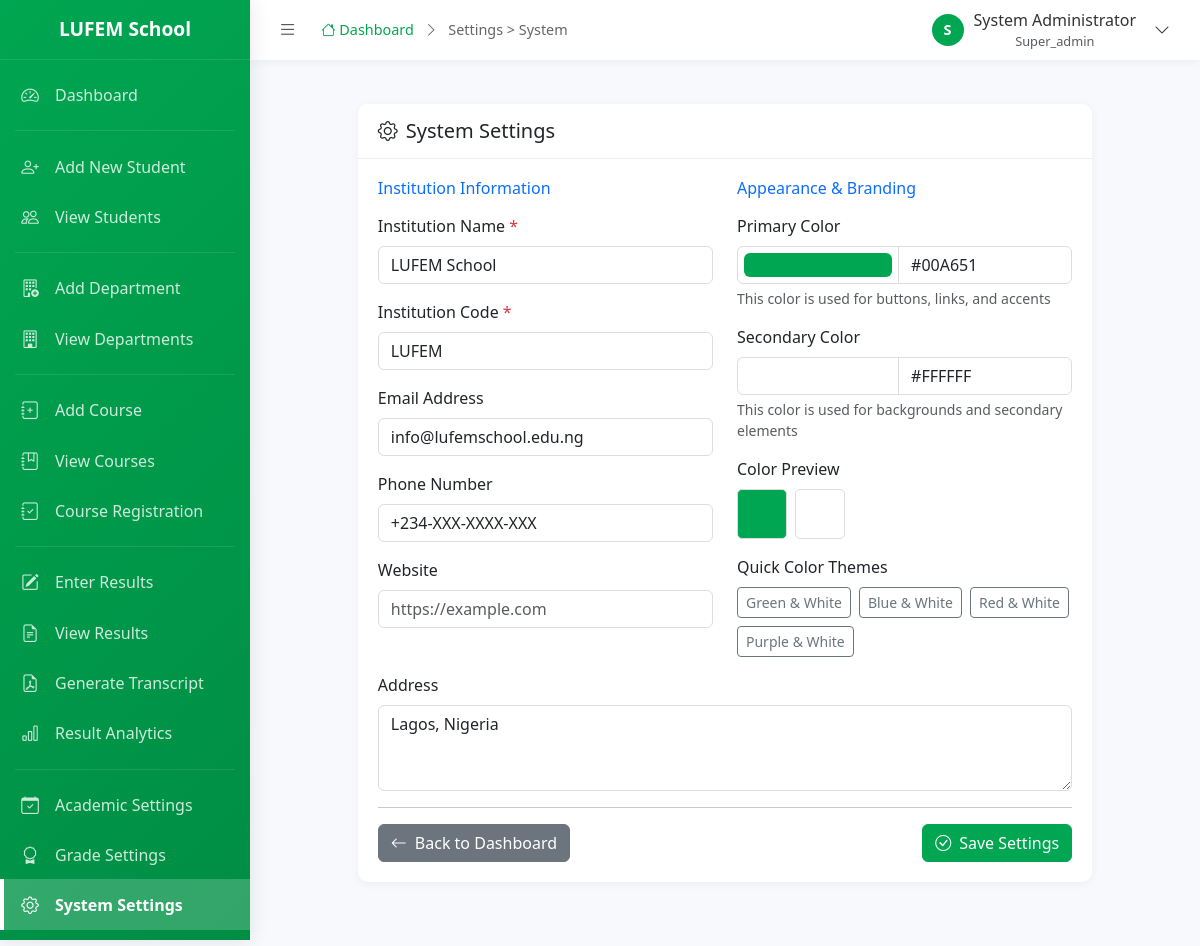
The page /admin/settings/system.php (signed in) on the database its author committed.
### tables this page shows
CREATE TABLE `institutions` (
  `institution_id` int(11) NOT NULL AUTO_INCREMENT,
  `institution_name` varchar(255) NOT NULL,
  `institution_code` varchar(20) NOT NULL,
  `address` text,
  `phone` varchar(20),
  `email` varchar(100),
  `website` varchar(100),
  `logo_path` varchar(255),
  `primary_color` varchar(7) DEFAULT '#00A651',
  `secondary_color` varchar(7) DEFAULT '#FFFFFF',
  `is_active` tinyint(1) DEFAULT 1,
  `created_at` timestamp NOT NULL DEFAULT CURRENT_TIMESTAMP,
  `updated_at` timestamp NOT NULL DEFAULT CURRENT_TIMESTAMP ON UPDATE CURRENT_TIMESTAMP,
  PRIMARY KEY (`institution_id`),
  UNIQUE KEY `institution_code` (`institution_code`)
);

CREATE TABLE `users` (
  `user_id` int(11) NOT NULL AUTO_INCREMENT,
  `institution_id` int(11) NOT NULL,
  `username` varchar(50) NOT NULL,
  `password` varchar(255) NOT NULL,
  `email` varchar(100),
  `full_name` varchar(255) NOT NULL,
  `role` enum('super_admin','admin','student') NOT NULL DEFAULT 'student',
  `is_active` tinyint(1) DEFAULT 1,
  `last_login` timestamp NULL DEFAULT NULL,
  `created_at` timestamp NOT NULL DEFAULT CURRENT_TIMESTAMP,
  `updated_at` timestamp NOT NULL DEFAULT CURRENT_TIMESTAMP ON UPDATE CURRENT_TIMESTAMP,
  PRIMARY KEY (`user_id`),
  UNIQUE KEY `username` (`username`),
  KEY `institution_id` (`institution_id`),
  FOREIGN KEY (`institution_id`) REFERENCES `institutions` (`institution_id`) ON DELETE CASCADE
);

### admin/settings/system.php (the view, shortened to what the rows shown need)
<?php
include_once '../includes/header.php';
?>
<div class="container-fluid py-4">
    <div class="row justify-content-center">
        <div class="col-lg-10">
            <div class="card">
                <div class="card-body">
                    <form method="POST" action="">
                        <div class="row">
                            <div class="col-md-6">
                                <div class="mb-3">
                                    <label for="institution_name" class="form-label">
                                        Institution Name <span class="text-danger">*</span>
                                    </label>
                                    <input type="text" class="form-control" id="institution_name"
                                           name="institution_name" required
                                           value="<?php echo isset($_POST['institution_name']) ? htmlspecialchars($_POST['institution_name']) : htmlspecialchars($institution['institution_name']); ?>">
                                </div>
                                <div class="mb-3">
                                    <label for="institution_code" class="form-label">
                                        Institution Code <span class="text-danger">*</span>
                                    </label>
                                    <input type="text" class="form-control" id="institution_code"
                                           name="institution_code" required maxlength="20"
                                           value="<?php echo isset($_POST['institution_code']) ? htmlspecialchars($_POST['institution_code']) : htmlspecialchars($institution['institution_code']); ?>"
                                           style="text-transform: uppercase;">
                                </div>
                                <div class="mb-3">
                                    <label for="email" class="form-label">Email Address</label>
                                    <input type="email" class="form-control" id="email"
                                           name="email"
                                           value="<?php echo isset($_POST['email']) ? htmlspecialchars($_POST['email']) : htmlspecialchars($institution['email']); ?>">
                                </div>
                                <div class="mb-3">
                                    <label for="phone" class="form-label">Phone Number</label>
                                    <input type="tel" class="form-control" id="phone"
                                           name="phone"
                                           value="<?php echo isset($_POST['phone']) ? htmlspecialchars($_POST['phone']) : htmlspecialchars($institution['phone']); ?>">
                                </div>
                            </div>
                            <div class="col-md-6">
                                <div class="mb-3">
                                    <div class="input-group">
                                        <input type="color" class="form-control form-control-color" id="primary_color"
                                               name="primary_color"
                                               value="<?php echo isset($_POST['primary_color']) ? htmlspecialchars($_POST['primary_color']) : htmlspecialchars($institution['primary_color']); ?>">
                                        <input type="text" class="form-control" id="primary_color_text"
                                               value="<?php echo isset($_POST['primary_color']) ? htmlspecialchars($_POST['primary_color']) : htmlspecialchars($institution['primary_color']); ?>"
                                               readonly>
                                    </div>
                                </div>
                                <div class="mb-3">
                                    <div class="input-group">
                                        <input type="color" class="form-control form-control-color" id="secondary_color"
                                               name="secondary_color"
                                               value="<?php echo isset($_POST['secondary_color']) ? htmlspecialchars($_POST['secondary_color']) : htmlspecialchars($institution['secondary_color']); ?>">
                                        <input type="text" class="form-control" id="secondary_color_text"
                                               value="<?php echo isset($_POST['secondary_color']) ? htmlspecialchars($_POST['secondary_color']) : htmlspecialchars($institution['secondary_color']); ?>"
                                               readonly>
                                    </div>
                                </div>
                            </div>
                        </div>
                        <div class="mb-3">
                            <label for="address" class="form-label">Address</label>
                            <textarea class="form-control" id="address" name="address" rows="3"><?php echo isset($_POST['address']) ? htmlspecialchars($_POST['address']) : htmlspecialchars($institution['address']); ?></textarea>
                        </div>
                    </form>
                </div>
            </div>
        </div>
    </div>
</div>
<?php include_once '../includes/footer.php'; ?>

### admin/includes/header.php (shortened to what the rows shown need)
<?php
$user_id = get_user_id();
$db = new Database();
$db->query("SELECT * FROM users WHERE user_id = :user_id");
$db->bind(':user_id', $user_id);
$user = $db->single();
$institution_id = get_institution_id();
$db->query("SELECT * FROM institutions WHERE institution_id = :institution_id");
$db->bind(':institution_id', $institution_id);
$institution = $db->single();
?>
<!DOCTYPE html>
<html lang="en">
<head>
    <link href="https://cdn.jsdelivr.net/npm/bootstrap@5.3.3/dist/css/bootstrap.min.css" rel="stylesheet">
    <link href="https://cdn.jsdelivr.net/npm/bootstrap-icons@1.11.1/font/bootstrap-icons.css" rel="stylesheet">
</head>
<body>
    <div id="sidebar-wrapper">
        <div class="sidebar-heading">
            <span class="school-name"><?php echo $institution['institution_name'] ?? 'LUFEM School'; ?></span>
        </div>
    </div>
    <div id="page-content-wrapper">
        <div class="topbar">
            <div class="user-dropdown">
                <button class="user-dropdown-toggle" id="userDropdownToggle">
                    <div class="user-avatar">
                        <?php echo strtoupper(substr($user['full_name'], 0, 1)); ?>
                    </div>
                    <div class="user-info d-none d-md-block">
                        <div class="user-name"><?php echo $user['full_name']; ?></div>
                        <div class="user-role text-muted" style="font-size: 0.8rem;"><?php echo ucfirst($user['role']); ?></div>
                    </div>
                    <i class="bi bi-chevron-down ms-2"></i>
                </button>
            </div>
        </div>
        <div class="main-content">

### rows shown on the page
institutions: institution_name "LUFEM School", institution_code "LUFEM", email "info@lufemschool.edu.ng", phone "+234-XXX-XXXX-XXX", primary_color "#00a651", primary_color "#00A651", secondary_color "#ffffff", secondary_color "#FFFFFF", address "Lagos, Nigeria"
users: full_name "S", full_name "System Administrator", role "Super_admin"

### other values the page prints
$breadcrumb "Settings > System"
